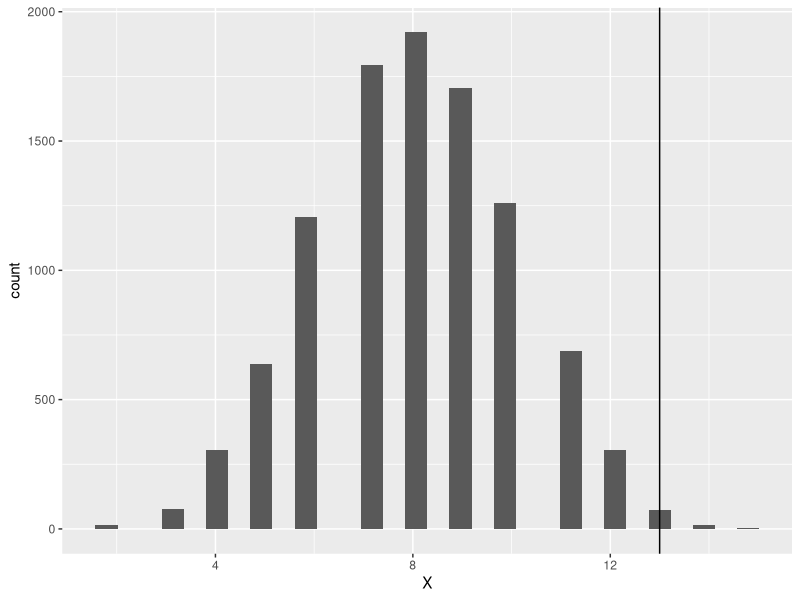
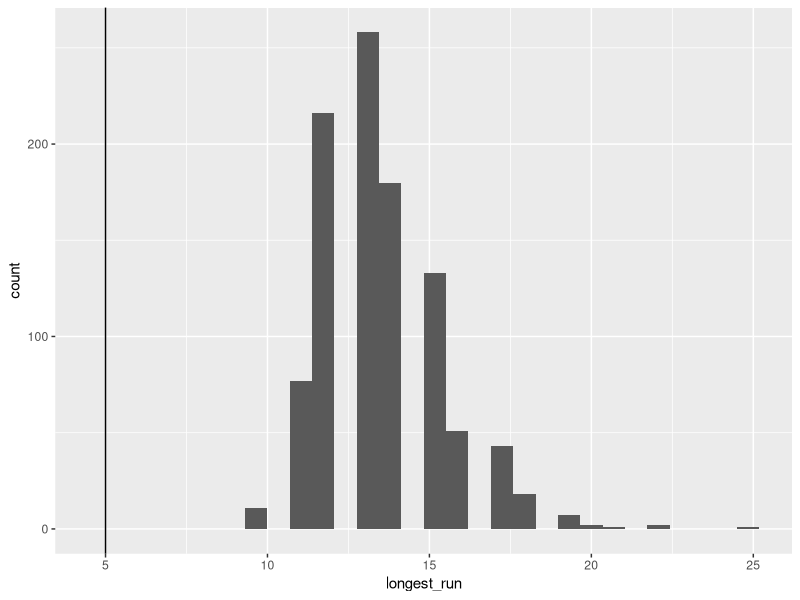

The R source for these figures, in order:
## ---- chunk 1
library(dplyr)
library(tidyverse)
## ---- chunk 2
# Copy and paste the code from the top of chapter 2.
# Then, edit the functions simulate_X and check_if_X_in_A

# First, write a function to simulate X
simulate_X = function(){
  return(rbinom(n = 1, size = 16, prob = 0.5))
}

# Second, write a function to evaluate whether X \in A.
check_if_X_in_A = function(X){
  return(X  >= 13)
}

# Now, we are going to do it lots of times.  
# Let's arrange the simulations in a data.frame with three columns
r = 10000
monte_carlo = data.frame(replicate = 1:r, 
                         X = rep(NA,r), 
                         X_in_A = rep(NA, r)) 
for(i in 1:r){
  monte_carlo$X[i] = simulate_X()
  monte_carlo$X_in_A[i] = check_if_X_in_A(monte_carlo$X[i])
}

monte_carlo = as_tibble(monte_carlo)
p_val = monte_carlo %>% summarise(mean(X_in_A))

ggplot(monte_carlo, aes(x = X)) +
  geom_histogram() + 
  geom_vline(xintercept = 13)

p_val

## ---- chunk 3
longestRun = function(flips){
  # the first flip is always a run of length 1.
  MaxRunSoFar = 1
  currentRun = 1
  
  for(i in 2:length(flips)){ # for every flip
    # if it is equal to the last flip
    if(flips[i]==flips[i-1]){
      # then increase the length of the currentRun
      currentRun = currentRun + 1
      # and if the run is larger than the maxRunSoFar, redefine that.
      if(currentRun>MaxRunSoFar) MaxRunSoFar = currentRun
    }
    # otherwise, 
    if(flips[i]!=flips[i-1]){
      # set the current run back to 1
      currentRun=1
  }
  }
  return(MaxRunSoFar)
}
## ---- chunk 4
sequence_of_flips = "THTHHHTTTTHTTTHTTHTHTTTTHHHTHHHTHTHHTHHHTHTTHHHTTTHTTTHHHTHTTTHTHHHTHTHTHHTTTHTHTHTTTHTHHHTTHTHHHHTHTTHTHTTHTHHHTHTHHTHTHTHHTHHHHTTHHTTHTTTHHHTHHHTHHTHHTHTTHTHHTHHHTHTHHHHTTHHHHTTTHTTHHHHTTHHTTHTTHHHH"

s= sequence_of_flips %>% strsplit( split = "") %>% unlist() %>% longestRun()
s
## ---- chunk 5
# First, write a function to simulate X
simulate_X = function(){
  return(sample(c("H","T"), 200,replace=T))
}

# Second, write a function to evaluate whether X \in A.
check_if_X_in_A = function(X){
  return(X  <= s)
}

# Now, we are going to do it lots of times.  
# Let's arrange the simulations in a data.frame with three columns
r = 10000
monte_carlo = data.frame(replicate = 1:r, 
                         X = rep(NA,r), 
                         X_in_A = rep(NA, r)) 
for(i in 1:r){
  monte_carlo$X[i] = simulate_X()
  monte_carlo$X_in_A[i] = check_if_X_in_A(monte_carlo$X[i])
}

monte_carlo = as_tibble(monte_carlo)
p_val = monte_carlo %>% summarise(mean(X_in_A))

p_val
## ---- chunk 6
df <- NULL
  for(i in 1:1000){
    new <- longestRun(sample(c("H","T"), 10000,replace=T))
    df = rbind(df, data.frame(longest_run = as.numeric(new)))
  }

ggplot(df, aes(x = longest_run)) +
  geom_histogram() + 
  geom_vline(xintercept = 5)

right_side <- df %>% filter(longest_run <= 5)
p_val <- nrow(right_side) / nrow(df)
p_val
## ---- chunk 7

KarlsFlip1 = "HTHTHTHTHTHTHTHTHTHTHTHTHTHTHTHTHHTHTHTHTHTHTHTTHTHTHTHTHTHTHHTHTHTHTHTHTHTHTHTHTHTHTHTHTHHTTHTHTHTHTHTHTHTHTHTHTHTHTHHTHTHTHTHTHTHTHTHTHTHTHTTHTHTHTHTHTHTHTHTHTHTHTHTHHTHTHTHTHTHTHTHTHTHTHTHHTHTHTHTH"

KarlsFlip2 = "HHHTHTTTHHTHHTHHHTTTTHTHTHHTTHTHHHTHHTHTTTHTHHHTHTTTHTHTHHTHTHTTHTHHTHTHTTTHTHHHTHTHTTHTHTHHTHTHTHHHTHTTTHTHHTHTHTHHTTTHTHHTHHTTTTHTHTHHHTHTTHTHHTHTHTTHTHHTHTHHHTHHHTHTTTHTTHTTTHTHHHTHTHTTHTHHTHHTHTTT"

KarlsFlip3 = "HHTHTHTTTHTHHHTHHTTTHTHHTHTTTHTHTHHTHTHTTHTHHHHHHTTTHTHTHHTHTTTHTHHTHTHTTTHTHHHTTHTTTHTHTHHHHTHTTHHTTTTTHTHHHTHTHTTTTTHHHTHHTHHTHHHTTTTHTHTHHHTHHTTTTTHTHHHTHTHTHTTTHTHHHTHTHTHTTHTHHTHTHTHTTTTHTHHHTHTH"

KarlsFlip4 = "HTHHHHHHHTHTTHHTTHHHTHTHTTTHHTHHHTHHTTHTTTTTTTTTHTHHTTTTTHTHTHTHHTTHTTHTTTTTHHHTHTTTHTHTHHHTHTTTTHTHTHHTTHTHTTHHTHTHHHHTHTTHHTTHTTHTTHTHHHHHHTTTTTTHHHTTHTHHHHTTTHTTHHHTTHTHHTTTHHTHHTTTHTHHTHHHTHHTTHHH"

KarlsFlip5 = "HHHHHHHHHHHTTTTTTTTTTTHHHHHHHHHHHHTTTTTTTTTTTHHHHHHHHHHHHHTTTTTTTTTTHHHHHHHHHHTTTTTTTTHHHHHHHHTTTTTTTHHHHHHHHHTTTTTTTTTHHHHHHHHTTTHHHHHHHHHHHTTTTTTTTTTTHHHHHHHHHHHHTTTTTTTTTTTHHHHHHHHHHHHHTTTTTTTTTTHH"

KarlsFlip6 = "TTHTTTHTTTTTTTHTHTHTHTTHTTHTHHTHHTTTHHTHTTTHTHHTHHHTHTTHHTHHTTHTHTTTTHTHTTTHHTTTTTTTTHTHHTTHTTTTTTHTHTHTHTTTHTTHHTTHTTTHHTTTHTTHTTTTHTTTTHHTTTHTHTHHHTTTTTTHTHHTTTTTTTTTTTTHHHTTTHHHTTTHTTTHTHTTHTTTTTHT"
